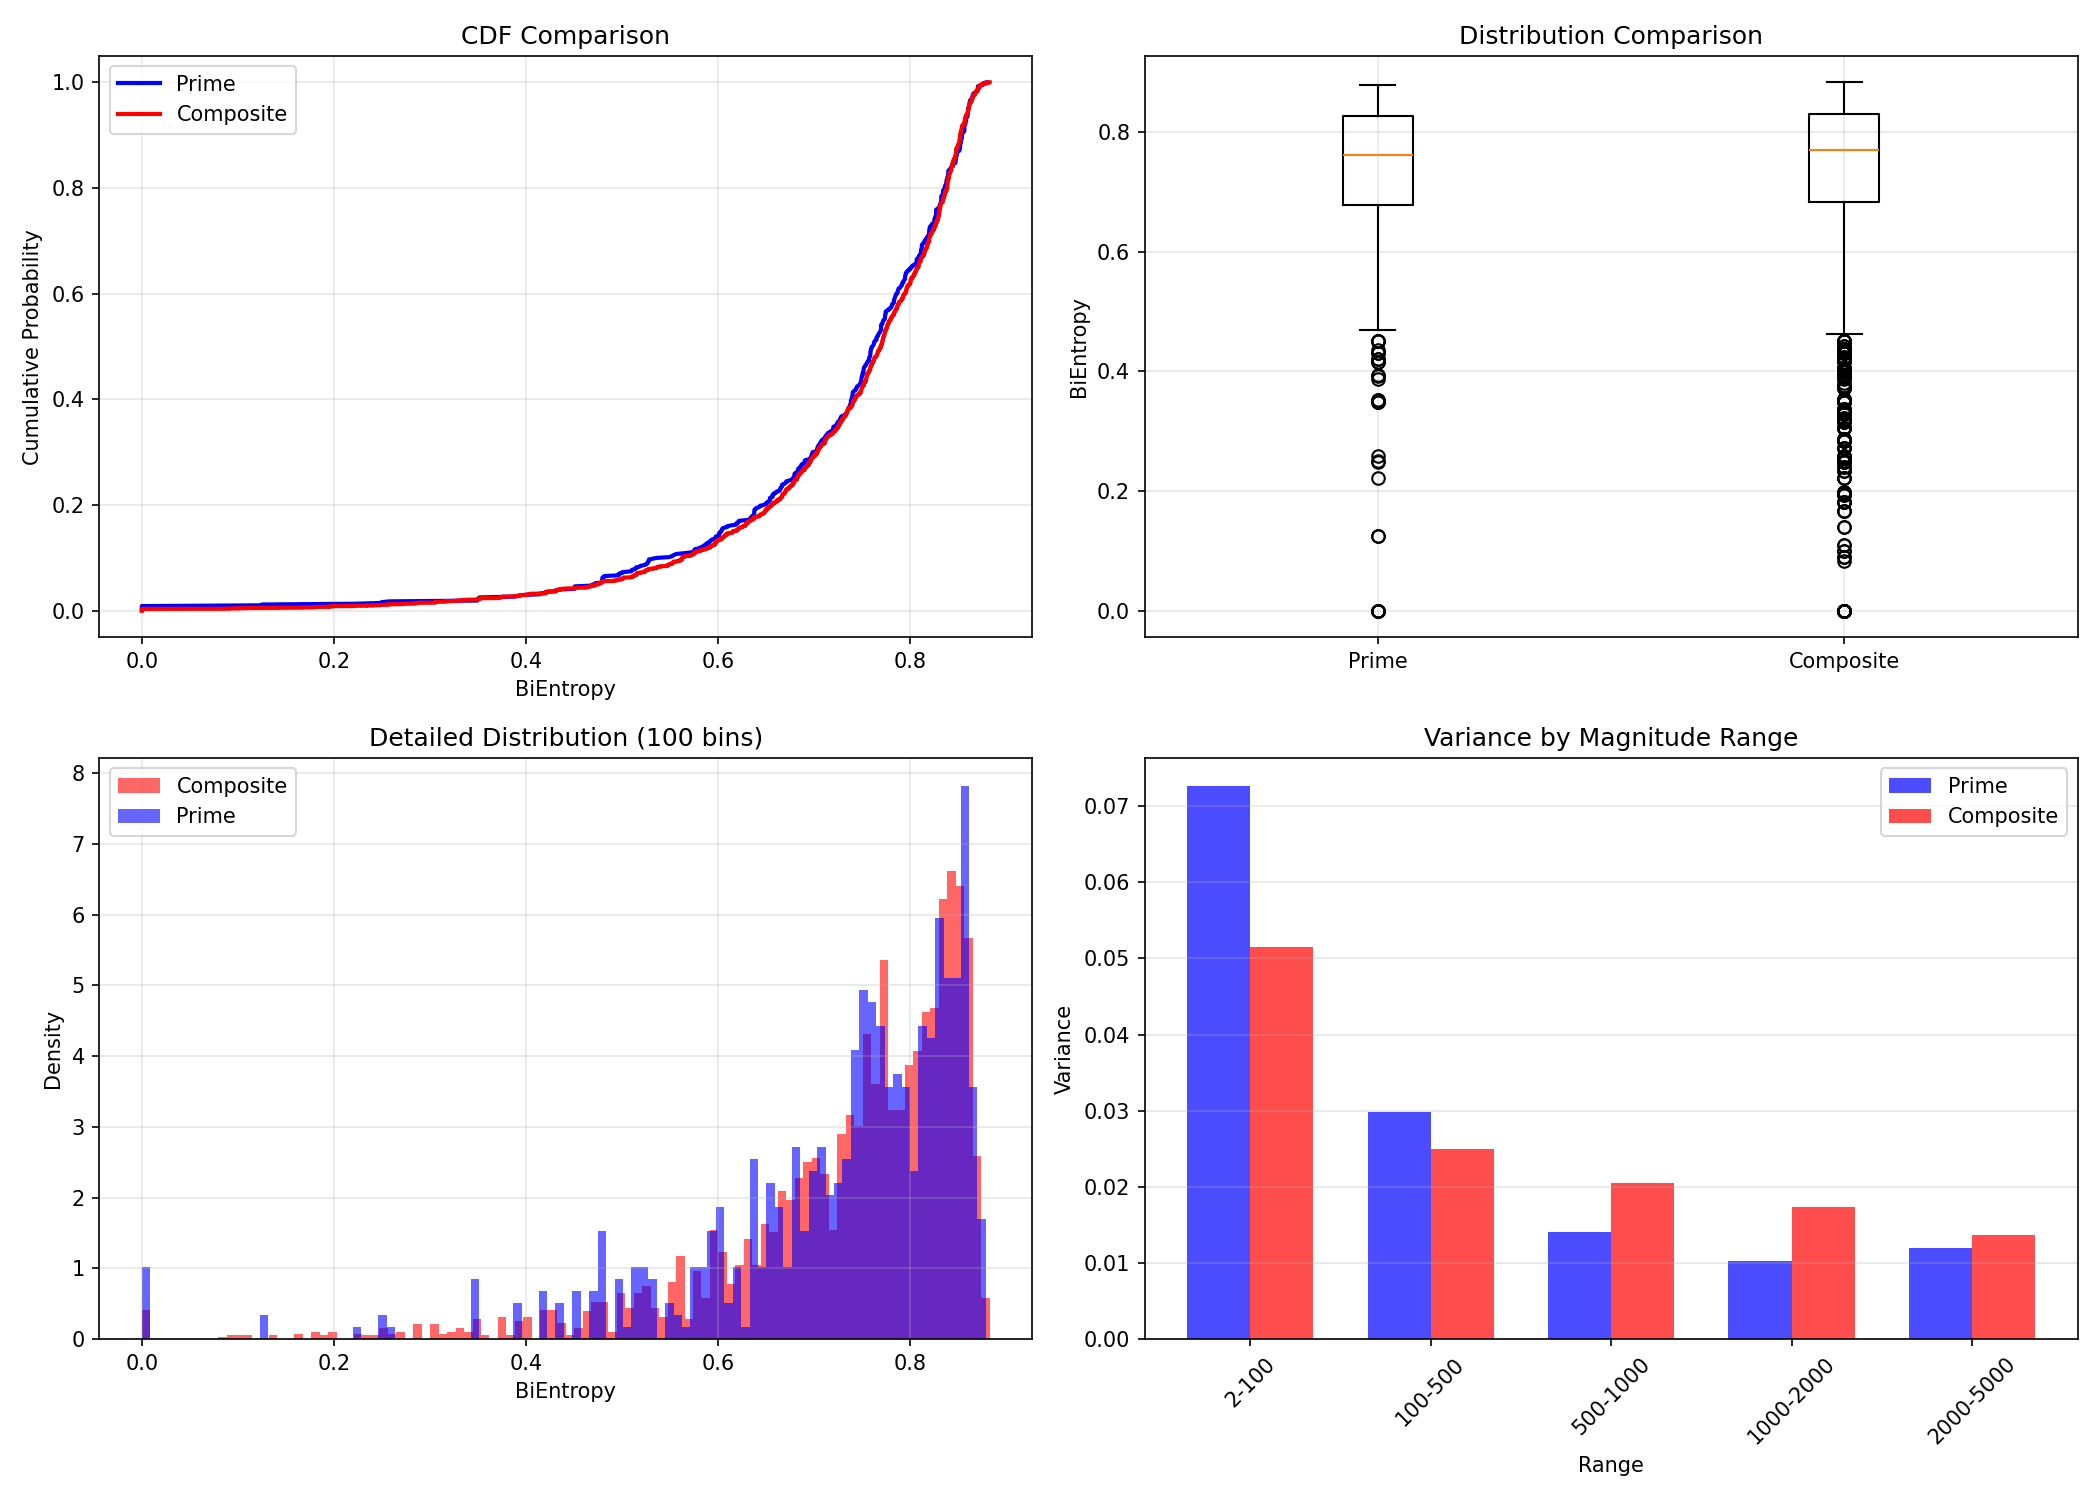

Here is the Python script that generated this plot:
#!/usr/bin/env python3
"""
Deeper analysis: variance and distribution shape of prime entropy.

Hypothesis: Primes have HIGHER VARIANCE in BiEntropy than composites,
not necessarily higher mean.
"""

import numpy as np
import matplotlib.pyplot as plt
from prime_entropy import (
    bientropy, sieve_of_eratosthenes, is_prime_simple,
    to_binary_string, factorize_simple
)


def analyze_variance(max_n=5000):
    """
    Compare variance and distribution shape between primes and composites.
    """
    primes = set(sieve_of_eratosthenes(max_n))

    prime_entropies = []
    composite_entropies = []

    for n in range(2, max_n + 1):
        be = bientropy(n)

        if n in primes:
            prime_entropies.append(be)
        else:
            composite_entropies.append(be)

    prime_arr = np.array(prime_entropies)
    comp_arr = np.array(composite_entropies)

    # Statistics
    stats = {
        'Prime mean': np.mean(prime_arr),
        'Prime std': np.std(prime_arr),
        'Prime variance': np.var(prime_arr),
        'Prime median': np.median(prime_arr),
        'Prime IQR': np.percentile(prime_arr, 75) - np.percentile(prime_arr, 25),
        'Composite mean': np.mean(comp_arr),
        'Composite std': np.std(comp_arr),
        'Composite variance': np.var(comp_arr),
        'Composite median': np.median(comp_arr),
        'Composite IQR': np.percentile(comp_arr, 75) - np.percentile(comp_arr, 25),
    }

    print("="*60)
    print(f"Entropy Statistics (n=2 to {max_n})")
    print("="*60)
    for key, val in stats.items():
        print(f"{key:>20}: {val:.6f}")

    print(f"\nVariance ratio (Prime/Composite): {stats['Prime variance']/stats['Composite variance']:.4f}")
    print(f"Std ratio (Prime/Composite): {stats['Prime std']/stats['Composite std']:.4f}")

    # Test for bimodality in primes
    print("\n" + "="*60)
    print("Distribution Shape Analysis")
    print("="*60)

    # Skewness and kurtosis
    from scipy.stats import skew, kurtosis

    prime_skew = skew(prime_arr)
    comp_skew = skew(comp_arr)
    prime_kurt = kurtosis(prime_arr)
    comp_kurt = kurtosis(comp_arr)

    print(f"Prime skewness: {prime_skew:.4f} (negative = left-skewed)")
    print(f"Composite skewness: {comp_skew:.4f}")
    print(f"Prime kurtosis: {prime_kurt:.4f} (>0 = heavy tails)")
    print(f"Composite kurtosis: {comp_kurt:.4f}")

    # Visualize
    fig, axes = plt.subplots(2, 2, figsize=(14, 10))

    # CDF comparison
    prime_sorted = np.sort(prime_arr)
    comp_sorted = np.sort(comp_arr)
    prime_cdf = np.arange(1, len(prime_sorted) + 1) / len(prime_sorted)
    comp_cdf = np.arange(1, len(comp_sorted) + 1) / len(comp_sorted)

    axes[0, 0].plot(prime_sorted, prime_cdf, label='Prime', color='blue', linewidth=2)
    axes[0, 0].plot(comp_sorted, comp_cdf, label='Composite', color='red', linewidth=2)
    axes[0, 0].set_xlabel('BiEntropy')
    axes[0, 0].set_ylabel('Cumulative Probability')
    axes[0, 0].set_title('CDF Comparison')
    axes[0, 0].legend()
    axes[0, 0].grid(True, alpha=0.3)

    # Box plot
    axes[0, 1].boxplot([prime_arr, comp_arr], labels=['Prime', 'Composite'])
    axes[0, 1].set_ylabel('BiEntropy')
    axes[0, 1].set_title('Distribution Comparison')
    axes[0, 1].grid(True, alpha=0.3)

    # Histogram with more bins
    axes[1, 0].hist(comp_arr, bins=100, alpha=0.6, label='Composite', color='red', density=True)
    axes[1, 0].hist(prime_arr, bins=100, alpha=0.6, label='Prime', color='blue', density=True)
    axes[1, 0].set_xlabel('BiEntropy')
    axes[1, 0].set_ylabel('Density')
    axes[1, 0].set_title('Detailed Distribution (100 bins)')
    axes[1, 0].legend()
    axes[1, 0].grid(True, alpha=0.3)

    # Variance by magnitude
    # Split into ranges and compute variance in each
    ranges = [(2, 100), (100, 500), (500, 1000), (1000, 2000), (2000, max_n)]
    prime_vars = []
    comp_vars = []
    range_labels = []

    for low, high in ranges:
        p_in_range = [bientropy(n) for n in range(low, min(high, max_n) + 1) if n in primes]
        c_in_range = [bientropy(n) for n in range(low, min(high, max_n) + 1) if n not in primes]

        if p_in_range:
            prime_vars.append(np.var(p_in_range))
        else:
            prime_vars.append(0)

        if c_in_range:
            comp_vars.append(np.var(c_in_range))
        else:
            comp_vars.append(0)

        range_labels.append(f"{low}-{high}")

    x_pos = np.arange(len(ranges))
    width = 0.35

    axes[1, 1].bar(x_pos - width/2, prime_vars, width, label='Prime', color='blue', alpha=0.7)
    axes[1, 1].bar(x_pos + width/2, comp_vars, width, label='Composite', color='red', alpha=0.7)
    axes[1, 1].set_xlabel('Range')
    axes[1, 1].set_ylabel('Variance')
    axes[1, 1].set_title('Variance by Magnitude Range')
    axes[1, 1].set_xticks(x_pos)
    axes[1, 1].set_xticklabels(range_labels, rotation=45)
    axes[1, 1].legend()
    axes[1, 1].grid(True, alpha=0.3, axis='y')

    plt.tight_layout()
    plt.savefig('/home/dev/mnt/prime_entropy_variance.png', dpi=150)
    print(f"\nSaved visualization to prime_entropy_variance.png")

    return stats


def find_patterns_in_low_entropy_primes():
    """
    What do low-entropy primes have in common?
    """
    primes = sieve_of_eratosthenes(10000)
    prime_entropies = [(p, bientropy(p)) for p in primes]

    # Low entropy primes
    low_entropy = [p for p, be in prime_entropies if be < 0.3]

    print("\n" + "="*60)
    print(f"Low Entropy Primes (BiEntropy < 0.3):")
    print("="*60)

    patterns = {}

    for p in low_entropy[:30]:
        binary = to_binary_string(p)
        be = bientropy(p)

        # Check for patterns
        is_mersenne = (p + 1) & p == 0  # p = 2^k - 1
        is_fermat_like = bin(p).count('1') <= 3  # Few 1s

        pattern = []
        if is_mersenne:
            pattern.append("Mersenne-like")
        if '11' in binary:
            pattern.append("consecutive 1s")
        if binary.count('1') <= len(binary) // 3:
            pattern.append("sparse")

        pattern_str = ", ".join(pattern) if pattern else "other"

        if pattern_str not in patterns:
            patterns[pattern_str] = []
        patterns[pattern_str].append(p)

        print(f"{p:>6} | BiEntropy: {be:.4f} | Binary: {binary:>20} | {pattern_str}")

    print("\n" + "="*60)
    print("Pattern summary:")
    print("="*60)
    for pattern, members in patterns.items():
        print(f"{pattern}: {len(members)} primes")


def entropy_and_prime_gaps():
    """
    Is there a relationship between BiEntropy and prime gaps?
    """
    primes = sieve_of_eratosthenes(5000)

    gaps = []
    entropies = []

    for i in range(len(primes) - 1):
        gap = primes[i+1] - primes[i]
        be = bientropy(primes[i])

        gaps.append(gap)
        entropies.append(be)

    # Correlation
    correlation = np.corrcoef(gaps, entropies)[0, 1]

    print("\n" + "="*60)
    print("BiEntropy vs Prime Gaps")
    print("="*60)
    print(f"Correlation: {correlation:.4f}")
    print("(Close to 0 = no linear relationship)")

    # Visualize
    plt.figure(figsize=(10, 6))
    plt.scatter(entropies, gaps, alpha=0.5, s=10)
    plt.xlabel('BiEntropy of prime p')
    plt.ylabel('Gap to next prime (p_{n+1} - p_n)')
    plt.title(f'BiEntropy vs Prime Gaps (correlation: {correlation:.4f})')
    plt.grid(True, alpha=0.3)
    plt.savefig('/home/dev/mnt/entropy_vs_gaps.png', dpi=150)
    print("Saved visualization to entropy_vs_gaps.png")


if __name__ == "__main__":
    # Main analysis
    stats = analyze_variance(max_n=5000)

    # Pattern exploration
    find_patterns_in_low_entropy_primes()

    # Gap analysis
    entropy_and_prime_gaps()
